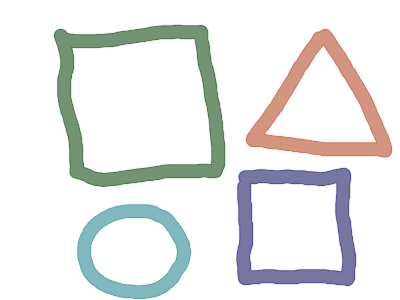
#> input picture test_images/pic3.png, 400 x 300 px, found by its file name
$ python skeltonization.py
#> lines starting #> are read from the running program, lines starting #| are printed output that depends on the picture; after the words box and inside, x2 and y2 are one past the last pixel; in counts of white or black regions, pixels touching at a corner belong together
import cv2
import numpy as np
import matplotlib.pyplot as plt

cv2.samples.addSamplesDataSearchPath("../test_images")
img = cv2.imread(cv2.samples.findFile("pic3.png"), 0)
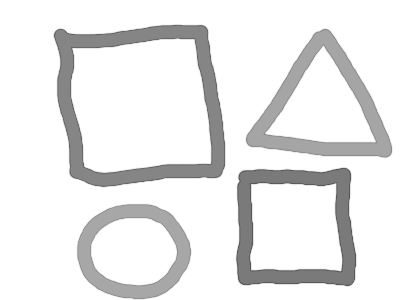
#> img: shape (300, 400); min 85, max 255, mean 232.9
_, img = cv2.threshold(img, 200, 255, cv2.THRESH_BINARY_INV)
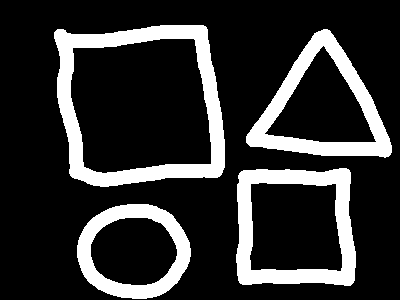
#> img: shape (300, 400); 19.1% white; 4 white regions, box (x1, y1, x2, y2) and area: (54, 25, 225, 187) 7823, (236, 168, 356, 286) 5718, (246, 29, 392, 158) 5376, (77, 204, 191, 299) 3978
cv2.imshow("Image after thresholding", img)
cv2.waitKey()

img = cv2.medianBlur(img, 3)
#> img: shape (300, 400); 19.1% white; 4 white regions, box (x1, y1, x2, y2) and area: (54, 25, 225, 187) 7825, (236, 168, 356, 286) 5722, (246, 29, 392, 158) 5378, (77, 204, 191, 299) 3978

skelton = np.zeros(img.shape, np.uint8)
kernel = cv2.getStructuringElement(cv2.MORPH_CROSS, (3,3))
# done = False
iteration = 0
while True:
    img_eroded = cv2.erode(img, kernel)
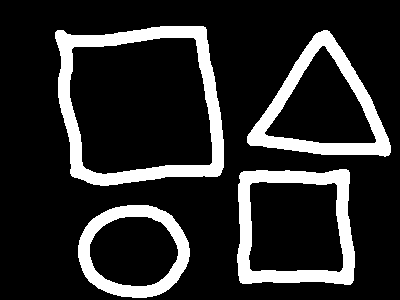
#> img_eroded: shape (300, 400); 16.5% white; 4 white regions, box (x1, y1, x2, y2) and area: (55, 26, 224, 186) 6743, (237, 169, 355, 285) 4933, (247, 30, 391, 157) 4693, (78, 205, 190, 298) 3456
    # img_dilated = cv2.dilate(img_eroded, kernel)
    # delta = cv2.subtract(img, img_dilated)
    img_open = cv2.morphologyEx(img_eroded, cv2.MORPH_OPEN, kernel)
#> img_open: shape (300, 400); 16.5% white; 4 white regions, box (x1, y1, x2, y2) and area: (55, 26, 224, 186) 6742, (237, 169, 355, 285) 4931, (247, 30, 391, 157) 4692, (78, 205, 190, 298) 3455
    delta = cv2.subtract(img_eroded, img_open)
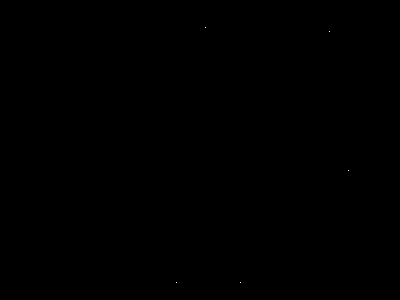
#> delta: shape (300, 400); 0% white in thin lines or dots, all inside (x1, y1, x2, y2) = (176, 27, 349, 283)
    skelton = cv2.bitwise_or(skelton, delta)
    img = img_eroded
    iteration += 1
    cv2.imshow("Skelton", skelton)
    cv2.waitKey(200)
    if cv2.countNonZero(img) == 0:
        break
print("Total number of iterations = ", iteration)
cv2.waitKey()

$ run again, with test_images/pic1.png copied over test_images/pic3.png
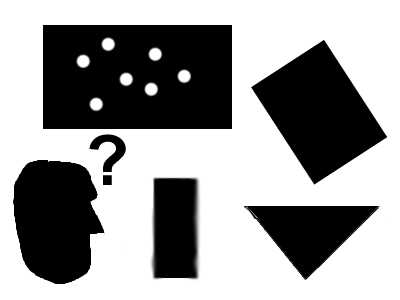
#> input picture test_images/pic1.png, 400 x 300 px, found by its file name
#> `_, img = cv2.threshold(img, 200, 255, cv2.THRESH_BINARY_INV)`:
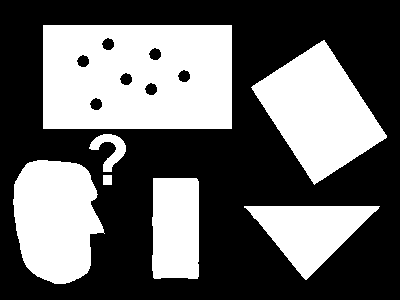
#> img: shape (300, 400); 40.2% white; 7 white regions, largest, box (x1, y1, x2, y2) and area: (43, 25, 232, 129) 18900, (251, 40, 387, 185) 10202, (13, 160, 105, 284) 8675
#> `img_eroded = cv2.erode(img, kernel)`:
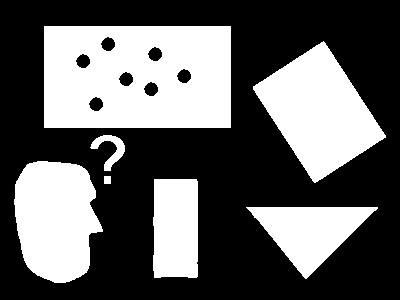
#> img_eroded: shape (300, 400); 38.3% white; 7 white regions, largest, box (x1, y1, x2, y2) and area: (44, 26, 231, 128) 18073, (253, 41, 386, 183) 9861, (14, 161, 103, 283) 8337
#> img_open: shape (300, 400); 38.3% white; 7 white regions, largest, box (x1, y1, x2, y2) and area: (44, 26, 231, 128) 18069, (253, 41, 386, 183) 9859, (14, 161, 103, 283) 8335
#> delta: shape (300, 400); 0.02% white in thin lines or dots, all inside (x1, y1, x2, y2) = (44, 26, 386, 278)

$ run again, with test_images/pic2.png copied over test_images/pic3.png
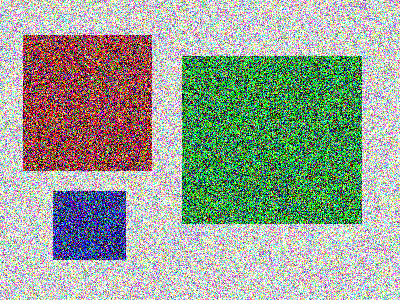
#> input picture test_images/pic2.png, 400 x 300 px, found by its file name
#> `_, img = cv2.threshold(img, 200, 255, cv2.THRESH_BINARY_INV)`:
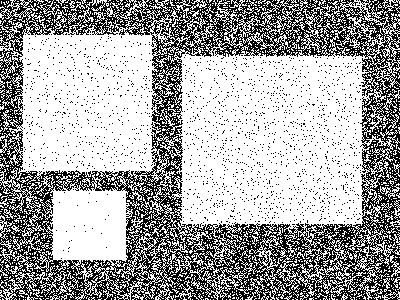
#> img: shape (300, 400); 64.5% white; black in thin lines or dots
#> img_eroded: shape (300, 400); 46.5% white; 728 white regions (714 under 20 px), largest, box (x1, y1, x2, y2) and area: (174, 50, 370, 229) 30311, (10, 28, 159, 176) 17706, (51, 188, 131, 261) 5059
#> img_open: shape (300, 400); 44.6% white; 70 white regions (63 under 20 px), largest, box (x1, y1, x2, y2) and area: (179, 53, 368, 228) 30245, (18, 32, 154, 175) 17636, (51, 188, 131, 261) 5048
#> `delta = cv2.subtract(img_eroded, img_open)`:
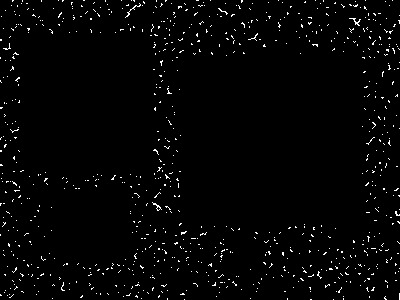
#> delta: shape (300, 400); 2% white in thin lines or dots

$ run again, with test_images/pic4.png copied over test_images/pic3.png
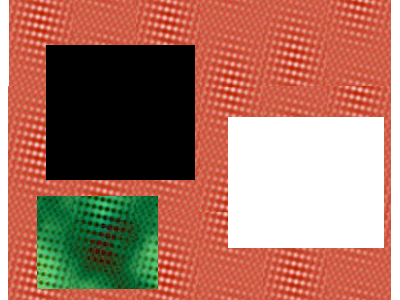
#> input picture test_images/pic4.png, 400 x 300 px, found by its file name
#> `_, img = cv2.threshold(img, 200, 255, cv2.THRESH_BINARY_INV)`:
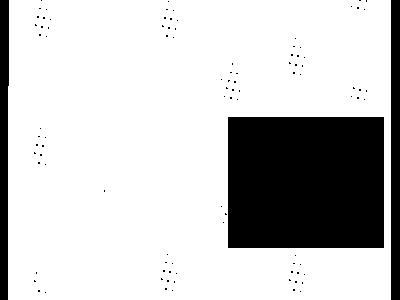
#> img: shape (300, 400); 78.5% white; 98 black regions (95 under 20 px), largest, box (x1, y1, x2, y2) and area: (228, 117, 384, 248) 20436, (391, 0, 400, 300) 2700, (0, 0, 9, 300) 2486
#> `img_eroded = cv2.erode(img, kernel)`:
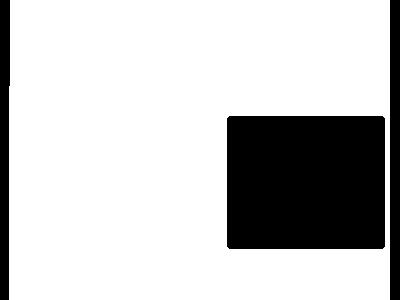
#> img_eroded: shape (300, 400); 77.7% white; 3 black regions, box (x1, y1, x2, y2) and area: (227, 116, 385, 249) 21002, (390, 0, 400, 300) 3000, (0, 0, 10, 300) 2786
#> delta: shape (300, 400); every value is 0
